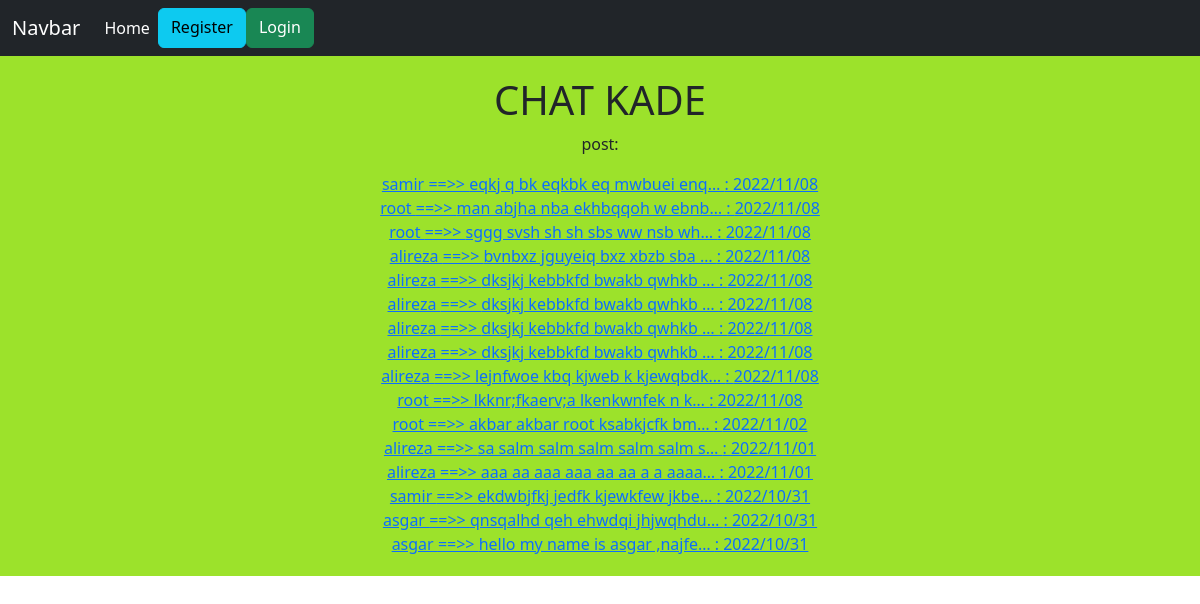
The page / on the database its author committed.
### home/models.py (models this page shows, shortened)
class Post(models.Model):
    user=models.ForeignKey(User,on_delete=models.CASCADE,related_name="posts")
    body=models.TextField()
    slug=models.SlugField(max_length=30)
    created=models.DateTimeField(auto_now_add=True)
    updated=models.DateTimeField(auto_now=True)
    class Meta:
        ordering=('-updated',)
    def get_absolute_url(self):
        return reverse('home:post_detail',args=[self.id,self.slug])

### home/views.py (the view, shortened to what this page needs)
# urls.py: path('', views.HomeView.as_view(),name='home'),
class HomeView(View):
    def get(self,request):
        posts=Post.objects.all()
        return render(request,'home/index.html',{'posts':posts})

### home/templates/home/index.html
{% extends 'base.html'%}
{% block content %}
        <h1 class="text-center"> CHAT KADE</h1>
        <p class="text-center"> post:</p>
    <div class="text-center">
        {% for post in posts %}
            <div class="text-center">
            <a href="{{ post.get_absolute_url }}">{{ post.user.username }} ==>>  {{ post.body|truncatechars:30 }}  :  {{ post.updated|date:"Y/m/d" }}</a>
            </div>
        {% endfor %}
    </div>
{% endblock %}

### rows shown on the page
Post: user.username "samir", body "eqkj q bk eqkbk eq mwbuei enq…", updated "2022/11/08"
Post: user.username "root", body "man abjha nba ekhbqqoh w ebnb…", updated "2022/11/08"
Post: user.username "root", body "sggg svsh sh sh sbs ww nsb wh…", updated "2022/11/08"
Post: user.username "alireza", body "bvnbxz jguyeiq bxz xbzb sba …", updated "2022/11/08"
Post: user.username "alireza", body "dksjkj kebbkfd bwakb qwhkb …", updated "2022/11/08"
Post: user.username "alireza", body "dksjkj kebbkfd bwakb qwhkb …", updated "2022/11/08"
Post: user.username "alireza", body "dksjkj kebbkfd bwakb qwhkb …", updated "2022/11/08"
Post: user.username "alireza", body "dksjkj kebbkfd bwakb qwhkb …", updated "2022/11/08"
Post: user.username "alireza", body "lejnfwoe kbq kjweb k kjewqbdk…", updated "2022/11/08"
Post: user.username "root", body "lkknr;fkaerv;a lkenkwnfek n k…", updated "2022/11/08"
Post: user.username "root", body "akbar akbar root ksabkjcfk bm…", updated "2022/11/02"
Post: user.username "alireza", body "sa salm salm salm salm salm s…", updated "2022/11/01"
Post: user.username "alireza", body "aaa aa aaa aaa aa aa a a aaaa…", updated "2022/11/01"
Post: user.username "samir", body "ekdwbjfkj jedfk kjewkfew jkbe…", updated "2022/10/31"
Post: user.username "asgar", body "qnsqalhd qeh ehwdqi jhjwqhdu…", updated "2022/10/31"
Post: user.username "asgar", body "hello my name is asgar ,najfe…", updated "2022/10/31"
